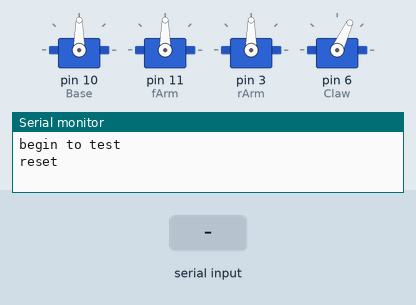
The sketch below on a simulated Arduino Uno, built with avr-gcc and run on an emulated ATmega328P. On the bench: 4 × servo, the last lines printed to the serial monitor. The test bench sets the inputs (shaded band).

Above: at 2.0 s.
2.1 s: "O" received over Serial
At 4.4 s:
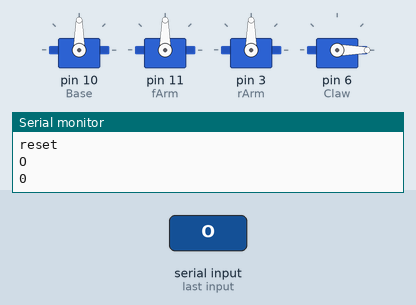
5.1 s: "B,45\n" received over Serial
At 6.9 s:
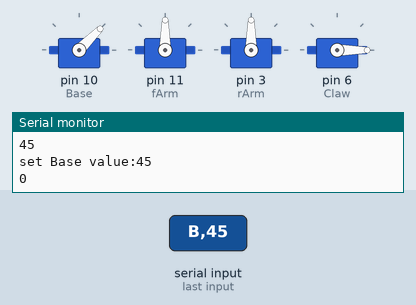
7.2 s: "S" received over Serial
At 9.4 s:
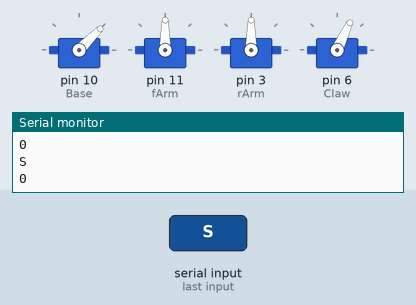
10.2 s: "I" received over Serial
At 11.66 s:
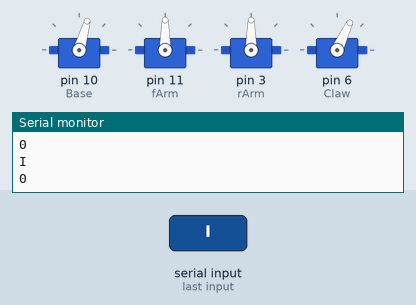
13.2 s: "F,45\n" received over Serial
At 14.4 s:
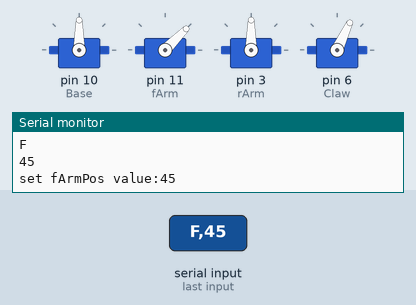
15.3 s: "R,45\n" received over Serial
At 17.2 s:
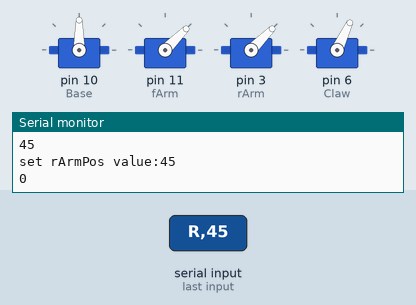
Timing chart, 0 to 18.4 s (numbered marks = the images above; inputs shaded):
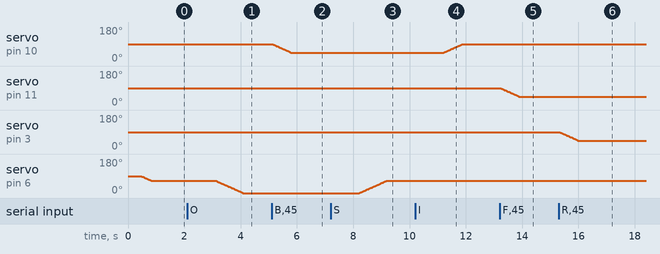

Measured:
- after the input at 2.1 s, servo on pin 6 (Claw): moves from 65° to 0° over 0.96 s, starting after 1.0 s
- after the input at 5.1 s, servo on pin 10 (Base): moves from 90° to 45° over 0.66 s, starting at once
- after the input at 7.2 s, servo on pin 6 (Claw): moves from 0° to 65° over 0.96 s, starting after 1.0 s
- after the input at 10.2 s, servo on pin 10 (Base): moves from 45° to 90° over 0.66 s, starting after 1.0 s
- after the input at 13.2 s, servo on pin 11 (fArm): moves from 90° to 45° over 0.66 s, starting at once
- after the input at 15.3 s, servo on pin 3 (rArm): moves from 90° to 45° over 0.66 s, starting at once

The sketch:

code003.ino
```cpp
#include<Servo.h>
Servo Base,fArm,rArm,Claw;
int BasePos,fArmPos,rArmPos,ClawPos;//舵机运行时的输出值
char Serialcmd;//获取舵机类型
int Datacmd;//获取转动的角度状态
int fromData;//获取转动前的角度状态
int DSD;//舵机运行速度
//范围常量
const int BaseMin = 0;
const int BaseMax = 180;
const int fArmMin = 33;
const int fArmMax = 90;
const int rArmMin =15;
const int rArmMax = 170;
const int ClawMin = 0;
const int ClawMax = 65;
//未完成任务:1.完成系列动作的任务(),跟前面程序有什么不同？使用二位数组只要是实现 已经打包动作的循环操作，少写调用函数的语句
//小巧思：DSD能否完成不同部件速度上的分类？（说是整体速度了）模板上DSD有作为形参设置的量，这样下次再使用时实参DSD的值就不会受到影响，能否作为其中一种思路？
//2.封装函数，不符合指令的输入字母进行提示
//3.舵机速度的控制，设计成可同时输入的多个指令字母
void speedData(Servo&x,int&a,int DSD1)
{
  fromData = x.read();
  a = Datacmd;
  if(fromData < a)
  {
  for(int i = fromData;i <= a;i++)
  {
    x.write(i);
    delay(DSD1);
  }
  }
  else
  {
     for(int i = fromData;i >= a;i--)
  {
    x.write(i);
    delay(DSD1);
  }
  }
}
void reSet()
{
      Datacmd = 90;
      DSD = 15;
      speedData(Base,BasePos,DSD);
      speedData(fArm,fArmPos,DSD);
      speedData(rArm,rArmPos,DSD);
      Datacmd = 65;
      speedData(Claw,ClawPos,DSD);
      Serial.println("reset");
}
void setup() {
  // put your setup code here, to run once:
  Base.attach(10);
  delay(100);
  fArm.attach(11);
  delay(100);
  rArm.attach(3);
  delay(100);
  Claw.attach(6);
  delay(100);
  Serial.begin(9600);
  Serial.println("begin to test");
  reSet();
}
void showData()
{
  Serial.print("Base value:");
  Serial.println(BasePos);
  Serial.print("fArm value:");
  Serial.println(fArmPos);
  Serial.print("rArm value:");
  Serial.println(rArmPos);
  Serial.print("Claw value:");
  Serial.println(ClawPos);
  Serial.print("DSD:");
  Serial.println(DSD);
}
void armDatacmd()
{
  // Serial.print("the statement of servo will be");
  // Serial.println(Datacmd);
  switch(Serialcmd)
    {
      case 'B':
      // speedData = BasePos;
      // BasePos = Datacmd;
      if(Datacmd > BaseMin && Datacmd < BaseMax)
      {
      Serial.print("set Base value:");
      Serial.println(Datacmd);
      speedData(Base,BasePos,DSD);
      break;
      }
      else
      {
        Serial.println("Base position out of limit");
        return;
      }
      case 'F':
      // speedData = fArmPos;
      // fArmPos = Datacmd;
      if(Datacmd > fArmMin && Datacmd <= fArmMax)
      {
      Serial.print("set fArmPos value:");
      Serial.println(Datacmd);
      speedData(fArm,fArmPos,DSD);
      break;
      }
      else
      {
        Serial.println("fArm position out of limit");
        return;
      }
      case 'R':
      // speedData = rArmPos;
      // rArmPos = Datacmd;
      Serial.print("set rArmPos value:");
      Serial.println(Datacmd);
      speedData(rArm,rArmPos,DSD);
      break;
      case 'C':
      // speedData = ClawPos;
      // ClawPos = Datacmd;
      Serial.print("set ClawPos value:");
      Serial.println(Datacmd);
      speedData(Claw,ClawPos,DSD);
      break;
      case 'A':
      showData();
      break;
      case 'I':
      reSet();
      break;
    }
}
void module1()
{
  switch(Serialcmd)
  {
    case 'O'://机械钳子张开的指令
    Datacmd = 0;
    speedData(Claw,ClawPos,DSD);
    break;
    case 'S'://机械钳子关闭的指令
    Datacmd = 65;
    speedData(Claw,ClawPos,DSD);
    break;
    case 'H'://提升整体速度
    if(DSD == 0)
    {
      Serial.println("fastest now");
    }
    else
    {
      DSD -= 15;
      Serial.println("speed up");
    }
    break;
    case 'L'://降低整体速度
    DSD += 15;
    Serial.println("speed down");
    break;
  }
}
void module2()
{
  // Servo&x = Base;
  // Servo&y = rArm;
  // Servo&z = fArm;
  if (Serialcmd == 'x')//同步？ 更加严谨的条件?
  {
    BasePos = Datacmd;
    rArmPos = Serial.parseInt();
    fArmPos = Serial.parseInt();
    speedData(Base,BasePos,DSD);
    speedData(rArm,rArmPos,DSD);
    speedData(fArm,fArmPos,DSD);
    Serial.print("x(Base) value ");
    Serial.println(BasePos);
    Serial.print("x(rArm) value ");
    Serial.println(rArmPos);
    Serial.print("x(fArm) value ");
    Serial.println(fArmPos);
  }
}
void loop() {
  // put your main code here, to run repeatedly:
  if(Serial.available())
  {
    Serialcmd = Serial.read();
    Serial.println(Serialcmd);
    Datacmd = Serial.parseInt();
    Serial.println(Datacmd);
    // BasePos = Base.read()
    // fArmPos = fArm.read()
    // rArmPos = rArm.read()
    // ClawPos = Claw.read()
    armDatacmd();
    module1();
    module2();
  }
    Base.write(BasePos);
    fArm.write(fArmPos);
    rArm.write(rArmPos);
    Claw.write(ClawPos);//这几个为什么在网课的代码优化过程中没有出现，不应该要有让舵机保持的指令吗？
  }
```
